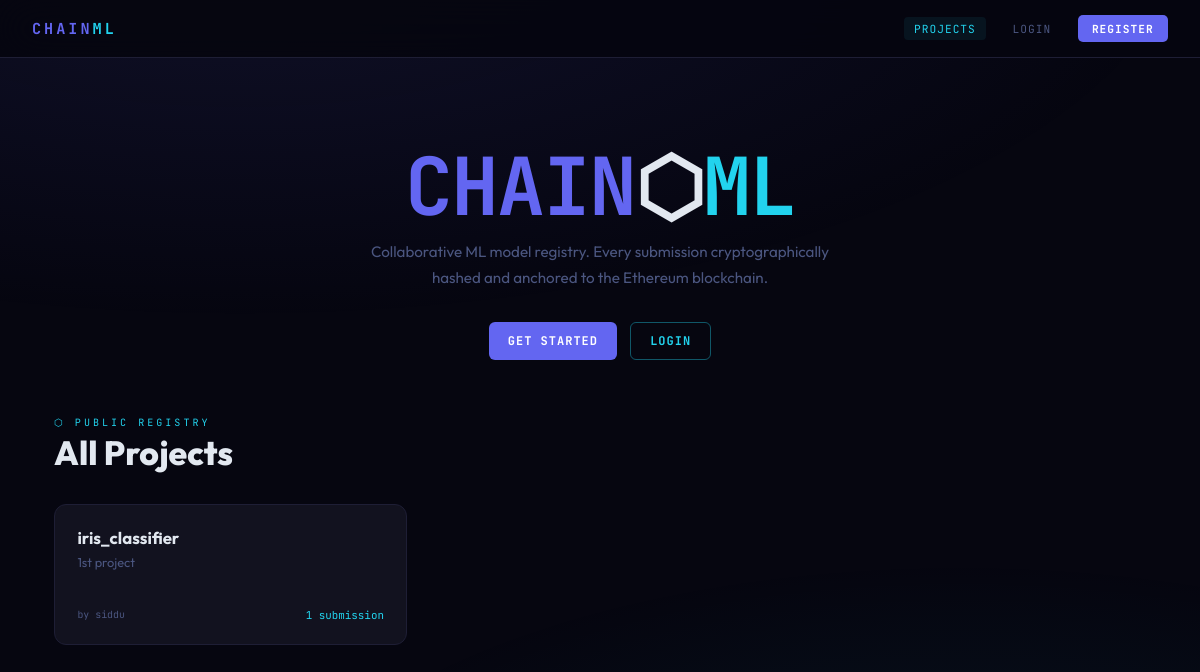
The page / on the database its author committed.
### tables this page shows
CREATE TABLE projects (
        id INTEGER PRIMARY KEY AUTOINCREMENT,
        owner_id INTEGER NOT NULL,
        name TEXT NOT NULL UNIQUE,
        description TEXT DEFAULT '',
        dataset_path TEXT NOT NULL,
        dataset_name TEXT NOT NULL,
        created_at REAL NOT NULL,
        FOREIGN KEY(owner_id) REFERENCES users(id));

### app.py (the view)
@app.route("/")
def home():
    projects = get_all_projects()
    return render_template("home.html", projects=projects)

### app.py (called while the page is built)
@app.before_request
def load_user():
    uid = session.get("user_id")
    g.user = get_user_by_id(uid) if uid else None

@app.context_processor
def inject_user():
    return {"current_user": g.user}

### database.py (called while the page is built)
def get_conn():
    conn = sqlite3.connect(DB_PATH)
    conn.row_factory = sqlite3.Row
    conn.execute("PRAGMA foreign_keys = ON")
    return conn

def get_all_projects():
    conn = get_conn()
    rows = conn.execute("""SELECT p.*, u.username AS owner_name, COUNT(s.id) AS submission_count
        FROM projects p JOIN users u ON p.owner_id=u.id
        LEFT JOIN submissions s ON s.project_id=p.id
        GROUP BY p.id ORDER BY p.created_at DESC""").fetchall()
    conn.close(); return [dict(r) for r in rows]

### templates/home.html (shortened to what this page needs)
{% extends "base.html" %}
{% block content %}
<div class="hero">
  <div class="hero-logo"><span class="c1">CHAIN</span>⬡<span class="c2">ML</span></div>
  <p>Collaborative ML model registry. Every submission cryptographically hashed and anchored to the Ethereum blockchain.</p>
  {% if not current_user %}
  <div style="display:flex;gap:.8rem;justify-content:center;flex-wrap:wrap;">
    <a href="/register" class="btn btn-primary">Get Started</a>
    <a href="/login" class="btn btn-ghost">Login</a>
  </div>
  {% endif %}
</div>
<div class="ph"><div class="ph-eye">⬡ Public Registry</div><h1>All Projects</h1></div>
{% if projects %}
<div class="projects-grid">
  {% for p in projects %}
  <a href="/project/{{ p.id }}" class="proj-card">
    <div class="pname">{{ p.name }}</div>
    <div class="pdesc">{{ p.description or 'No description provided.' }}</div>
    <div class="proj-meta">
      <span class="proj-owner">by {{ p.owner_name }}</span>
      <span class="proj-count">{{ p.submission_count }} submission{{ 's' if p.submission_count != 1 else '' }}</span>
    </div>
  </a>
  {% endfor %}
</div>
{% else %}
<div class="empty">
  <div style="font-size:3rem;margin-bottom:1rem">🗂️</div>
  <p style="margin-bottom:1.2rem">No projects yet.</p>
  {% if current_user %}<a href="/projects/new" class="btn btn-primary">Create First Project</a>{% endif %}
</div>
{% endif %}
{% endblock %}

### templates/base.html (style rules this page uses)
:root { --bg:#060610;--surface:#0d0d1a;--card:#12121f;--border:#1e1e35; --accent:#6366f1;--accent2:#22d3ee;--green:#10b981;--red:#f43f5e;--gold:#f59e0b; --text:#e2e8f0;--muted:#4b5680;--mono:'JetBrains Mono',monospace;--sans:'Outfit',sans-serif; }
* { margin:0;padding:0;box-sizing:border-box; }
body { background:var(--bg);color:var(--text);font-family:var(--sans);min-height:100vh; }
body::before { content:'';position:fixed;inset:0; background:radial-gradient(ellipse 80% 50% at 20% -10%,rgba(99,102,241,.12),transparent), radial-gradient(ellipse 60% 40% at 80% 110%,rgba(34,211,238,.08),transparent); pointer-events:none;z-index:0; }
.ph { margin-bottom:2rem; }
.ph-eye { font-family:var(--mono);font-size:.63rem;letter-spacing:3px;text-transform:uppercase;color:var(--accent2);margin-bottom:.4rem; }
.ph h1 { font-size:2.1rem;font-weight:800;line-height:1.1; }
.btn { display:inline-flex;align-items:center;gap:.45rem;padding:.6rem 1.2rem;border-radius:6px; font-family:var(--mono);font-size:.75rem;font-weight:700;letter-spacing:1px;text-transform:uppercase; cursor:pointer;text-decoration:none;border:none;transition:all .2s; }
.btn-primary { background:var(--accent);color:#fff; }
.btn-ghost { background:transparent;color:var(--accent2);border:1px solid rgba(34,211,238,.4); }

### templates/home.html (style rules this page uses)
.hero { text-align:center;padding:3rem 0 3.5rem; }
.hero-logo { font-family:var(--mono);font-size:clamp(2.5rem,8vw,5rem);font-weight:700;letter-spacing:-2px;line-height:1;margin-bottom:.8rem; }
.hero-logo .c1 { color:var(--accent); }
.hero-logo .c2 { color:var(--accent2); }
.hero p { color:var(--muted);max-width:500px;margin:0 auto 2rem;line-height:1.7;font-size:.95rem; }
.projects-grid { display:grid;grid-template-columns:repeat(auto-fill,minmax(290px,1fr));gap:1rem; }
.proj-card { display:block;text-decoration:none;background:var(--card);border:1px solid var(--border); border-radius:12px;padding:1.4rem;transition:all .22s;position:relative;overflow:hidden; }
.proj-card .pname { font-size:1.05rem;font-weight:700;color:var(--text);margin-bottom:.3rem; }
.proj-card .pdesc { font-size:.8rem;color:var(--muted);line-height:1.5;margin-bottom:1rem;min-height:2.4rem; display:-webkit-box;-webkit-line-clamp:2;-webkit-box-orient:vertical;overflow:hidden; }
.proj-meta { display:flex;align-items:center;justify-content:space-between; }
.proj-owner { font-family:var(--mono);font-size:.62rem;color:var(--muted); }
.proj-count { font-family:var(--mono);font-size:.68rem;color:var(--accent2); }

### rows shown on the page
projects: name "iris_classifier", description "1st project", owner_name "siddu", submission_count "1"
